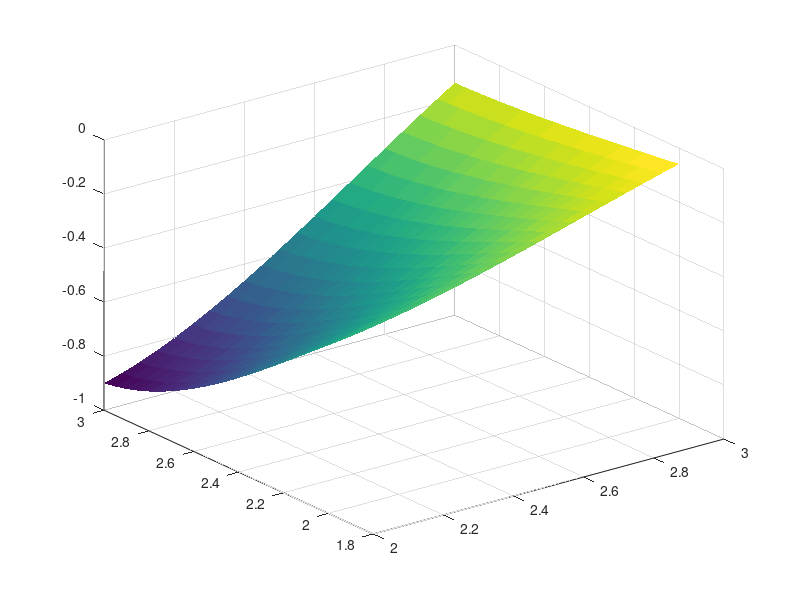

MATLAB code to generate this figure: (Note: this script raises an error after producing the figure.)
clear;
clc;

numPoints = 10; % control point grid size defined by (numPoints)x(numPoints)

% compute the coordinates of the points
points_x = zeros(numPoints,numPoints);
points_y = zeros(numPoints,numPoints);
points_z = zeros(numPoints,numPoints);
for i = 1 : numPoints
   for j = 1 : numPoints
       points_x(i,j) = i;
       points_y(i,j) = j;
       points_z(i,j) = sin(i) * cos(j); % unsmooth surface
       %if(mod(i,2) == 0) % smooth surface
       %   points_z(i,j) = 1; 
       %end
   end
end
   
% simple function to construct a vector point from the separate arrays
ptIndexed = @(i,j) [points_x(i,j), points_y(i,j), points_z(i,j)];

% construct and render the patches
for j = 1 : (numPoints - 3)
    for i = 1 : (numPoints - 3)
        plotX = [];
        plotY = [];
        plotZ = [];
        plotNx = [];
        plotNy = [];
        plotNz = [];
        
        % load the control points for this patch
        p_ip3j = ptIndexed(i+3,j); p_ip3jp1 = ptIndexed(i+3,j+1); p_ip3jp2 = ptIndexed(i+3,j+2); p_ip3jp3 = ptIndexed(i+3,j+3);
        p_ip2j = ptIndexed(i+2,j); p_ip2jp1 = ptIndexed(i+2,j+1); p_ip2jp2 = ptIndexed(i+2,j+2); p_ip2jp3 = ptIndexed(i+2,j+3);
        p_ip1j = ptIndexed(i+1,j); p_ip1jp1 = ptIndexed(i+1,j+1); p_ip1jp2 = ptIndexed(i+1,j+2); p_ip1jp3 = ptIndexed(i+1,j+3);
        p_ij   = ptIndexed(i,j);   p_ijp1   = ptIndexed(i,j+1);   p_ijp2   = ptIndexed(i,j+2);   p_ijp3   = ptIndexed(i,j+3);
        
        for u = 0 : 0.05 : 1
           for w = 0 : 0.05 : 1
               % parabolic blending matrix
               H = [-0.5, 1.5, -1.5, 0.5;
                    1, -2.5, 2, -0.5;
                    -0.5, 0, 0.5, 0;
                    0, 1, 0, 0];
               
               % construct the separate x,y,z matrices
               P_x = [p_ip3j(1), p_ip3jp1(1), p_ip3jp2(1), p_ip3jp3(1);
                      p_ip2j(1), p_ip2jp1(1), p_ip2jp2(1), p_ip2jp3(1);
                      p_ip1j(1), p_ip1jp1(1), p_ip1jp2(1), p_ip1jp3(1);
                      p_ij(1)  , p_ijp1(1)  , p_ijp2(1)  , p_ijp3(1)];
                   
               P_y = [p_ip3j(2), p_ip3jp1(2), p_ip3jp2(2), p_ip3jp3(2);
                      p_ip2j(2), p_ip2jp1(2), p_ip2jp2(2), p_ip2jp3(2);
                      p_ip1j(2), p_ip1jp1(2), p_ip1jp2(2), p_ip1jp3(2);
                      p_ij(2)  , p_ijp1(2)  , p_ijp2(2)  , p_ijp3(2)];
                
               P_z = [p_ip3j(3), p_ip3jp1(3), p_ip3jp2(3), p_ip3jp3(3);
                      p_ip2j(3), p_ip2jp1(3), p_ip2jp2(3), p_ip2jp3(3);
                      p_ip1j(3), p_ip1jp1(3), p_ip1jp2(3), p_ip1jp3(3);
                      p_ij(3)  , p_ijp1(3)  , p_ijp2(3)  , p_ijp3(3)];
            
               % find the points on the CR surface
               p_x = [u^3, u^2, u, 1] * H * P_x * H' * [w^3; w^2; w; 1];
               p_y = [u^3, u^2, u, 1] * H * P_y * H' * [w^3; w^2; w; 1];
               p_z = [u^3, u^2, u, 1] * H * P_z * H' * [w^3; w^2; w; 1];
               
               % find the tangent in the u direction
               t_x = [3*u^2, 2*u, 1, 0] * H * P_x * H' * [w^3; w^2; w; 1];
               t_y = [3*u^2, 2*u, 1, 0] * H * P_y * H' * [w^3; w^2; w; 1];
               t_z = [3*u^2, 2*u, 1, 0] * H * P_z * H' * [w^3; w^2; w; 1];
               
               % find the tangent in the w direction
               b_x = [u^3, u^2, u, 1] * H * P_x * H' * [3*w^2; 2*w; 1; 0];
               b_y = [u^3, u^2, u, 1] * H * P_y * H' * [3*w^2; 2*w; 1; 0];
               b_z = [u^3, u^2, u, 1] * H * P_z * H' * [3*w^2; 2*w; 1; 0];
               
               % find the surface normal
               normal = cross([t_x, t_y, t_z], [b_x, b_y, b_z]);
               normal = normal / norm(normal);
               
               % store the computed data
               plotX = [plotX, p_x];
               plotY = [plotY, p_y];
               plotZ = [plotZ, p_z];
               
               plotNx = [plotNx, normal(1)];
               plotNy = [plotNy, normal(2)];
               plotNz = [plotNz, normal(3)];
           end
        end
        
        % reformat the data for rendering
        n = sqrt(size(plotX,2));
        plotX = reshape(plotX, n, n);
        plotY = reshape(plotY, n, n);
        plotZ = reshape(plotZ, n, n);
        vertNormals = reshape([plotNx plotNy plotNz], n, n, 3);
        
        % draw the surface patch
        h = surf(plotX, plotY, plotZ, 'VertexNormals', vertNormals, 'EdgeColor', 'none');
        h.FaceLighting = 'gouraud';
        h.AmbientStrength = 0;
        h.DiffuseStrength = 1;
        h.SpecularStrength = 0;
        hold on;
    end
end

% draw the control points
scatterX = reshape(points_x, 1, numPoints * numPoints);
scatterY = reshape(points_y, 1, numPoints * numPoints);
scatterZ = reshape(points_z, 1, numPoints * numPoints);
scatter3(scatterX, scatterY, scatterZ, 3, 'filled', 'MarkerFaceColor', 'red');

% set some general parameters for the plot
colormap white;
axis equal;
view(-26,59);
xlabel('x');
ylabel('y');
zlabel('z');
lightangle(-29,85);
set(gcf, 'color', 'white');
grid off;